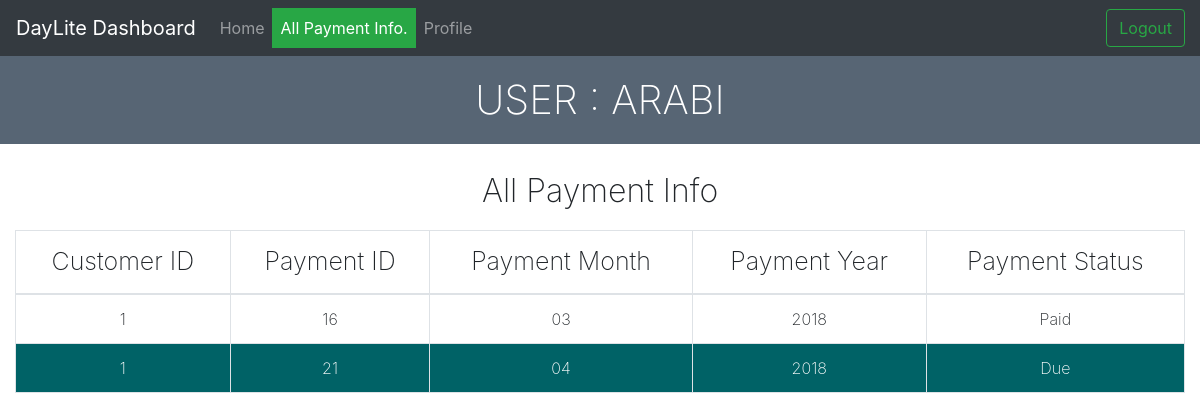
Page /page/customer_payment_info.php (signed in) on the committed database.
### tables this page shows
CREATE TABLE `customer_payments` (
  `payment_id` int(11) NOT NULL,
  `customer_id` int(11) NOT NULL,
  `pay_month` text NOT NULL,
  `pay_year` text NOT NULL,
  `payment_status` text
);

### page/customer_payment_info.php (the view, shortened to what this page needs)
<!DOCTYPE html>
<html lang="en">
<head>
    <link rel="stylesheet" href="https://maxcdn.bootstrapcdn.com/bootstrap/4.0.0/css/bootstrap.min.css">
    <link rel="stylesheet" type="text/css" href="../css/page_css/user_payments_info.css">
</head>
<body>
    <div id="full-page">
        <section>
            <nav class="navbar navbar-expand-lg navbar-dark bg-dark">
                <a id="logo" class="navbar-brand" href="#">DayLite Dashboard</a>
                <div class="collapse navbar-collapse" id="navbarNav">
                    <ul class="navbar-nav">
                        <li class="nav-item">
                            <a class="nav-link" href="customer_home.php">Home <span class="sr-only">(current)</span></a>
                        </li>
                        <li class="nav-item active" id="dash-board">
                            <a class="nav-link" href="customer_payment_info.php">All Payment Info.</a>
                        </li>
                        <li class="nav-item">
                            <a class="nav-link" href="user_profile.php">Profile</a>
                        </li>
                    </ul>
                    <form class="form-inline" action="../backend/user_logout.php">
                        <button id="logout-btn" class="btn btn-outline-success" type="submit">Logout</button>
                    </form>
                </div>
            </nav>
        </section>
        <div id="header">
            <h1>User : <?php echo $_SESSION["username"] ?> </h1>
        </div>
        <section id="main-content" class="container-fluid">
            <div class="row">
                <div id="my-due-payment" class="col-12">
                    <h2>All Payment Info</h2>
                    <table class="table table-bordered table-hover">
                        <thead>
                            <tr>
                                <th scope="col" class="table-header">Customer ID</th>
                                <th scope="col" class="table-header">Payment ID</th>
                                <th scope="col" class="table-header">Payment Month</th>
                                <th scope="col" class="table-header">Payment Year</th>
                                <th scope="col" id class="table-header">Payment Status</th>
                            </tr>
                        </thead>
                        <tbody>
                            <?php
                                include "../backend/dbConnection.php";
                                $customerid = $_SESSION['userid'];
                                $sql = "SELECT * FROM customer_payments WHERE customer_id=$customerid ";
                                $result = mysqli_query($link, $sql);
                                if (mysqli_num_rows($result) > 0) {
                                    while( $row = mysqli_fetch_assoc($result) ) {
                                        if($row['payment_status'] == 'Due')
                                        {
                                            echo "
                                            <tr>
                                                <td class='thisbtn due'> ".$row['customer_id']." </td>
                                                <td class='thisbtn due'> ".$row['payment_id']." </td>
                                                <td class='thisbtn due'> ".$row['pay_month']." </td>
                                                <td class='thisbtn due'> ".$row['pay_year']." </td>
                                                <td class='thisbtn due'> ".$row['payment_status']." </td>
                                            </tr>
                                            ";
                                        }
                                        else
                                        {
                                            echo "
                                            <tr>
                                                <td class='thisbtn'> ".$row['customer_id']." </td>
                                                <td class='thisbtn'> ".$row['payment_id']." </td>
                                                <td class='thisbtn'> ".$row['pay_month']." </td>
                                                <td class='thisbtn'> ".$row['pay_year']." </td>
                                                <td class='thisbtn'> ".$row['payment_status']." </td>
                                            </tr>
                                            ";
                                        }
                                    }
                                } else {
                                    echo "<tr>
                                            <td>0 results</td>
                                        </tr>";
                                }
                            ?>
                        </tbody>
                    </table>
                </div>
            </div>
        </section>
    </div>
</body>
</html>

### css/page_css/user_payments_info.css (style rules this page uses)
#navbarNav li { transition: background-color 0.9s, border-color 0.9s; }
#logout-btn { position: absolute; right: 15px; }
#dash-board { background-color: #28a745; }
#header { text-align: center; background-color:#576574; color: #ffffff; }
#header h1 { text-align: center; padding: 20px; font-weight: 200; text-transform: uppercase; }
#my-due-payment h2 { font-weight: 200; text-align: center; margin: 20px; }
.due { background-color: #006266; color: white; }
.thisbtn { text-align: center; font-weight: 200; }
.table-header { text-align: center; font-size: 25px; font-weight: 200; }

### rows in the picture
customer_payments: customer "1", payment_id "16", pay_month "03", pay_year "2018", payment_status "Paid"
customer_payments: customer "1", payment_id "21", pay_month "04", pay_year "2018", payment_status "Due"

### other values in the picture
$_SESSION["username"] "ARABI"
